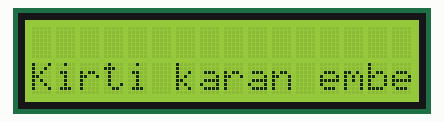
This sketch was run on a simulated Arduino Uno, built with avr-gcc and run on an emulated ATmega328P. Shown: 16×2 character LCD.

Above: at 0.1 s.
At 4.1 s:
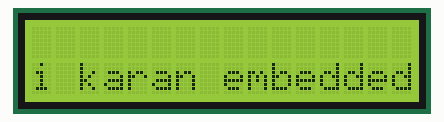
At 9.2 s:
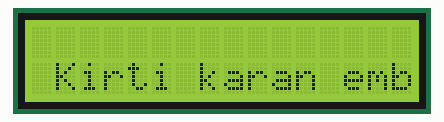
At 19.2 s:
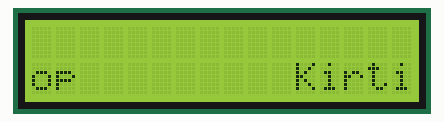
At 28.2 s:
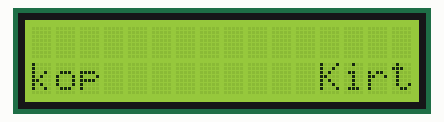
At 38.3 s:
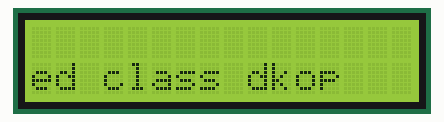

The sketch:

sketch_feb27b.ino
```cpp
#include<LiquidCrystal.h>
LiquidCrystal lcd(12,11,10,9,8,7);
void setup() {
  // put your setup code here, to run once:
lcd.begin(16,2);

}

void loop() {
  // put your main code here, to run repeatedly:
lcd.setCursor(0,1);
lcd.print("Kirti karan embedded class dkop");
lcd.autoscroll();
//delay(1000);
//lcd.clear();
delay(1000);
}
```

Measured:
- what the display in image 1 shows lasts 1.0 s, from 4.1 s to 5.1 s
